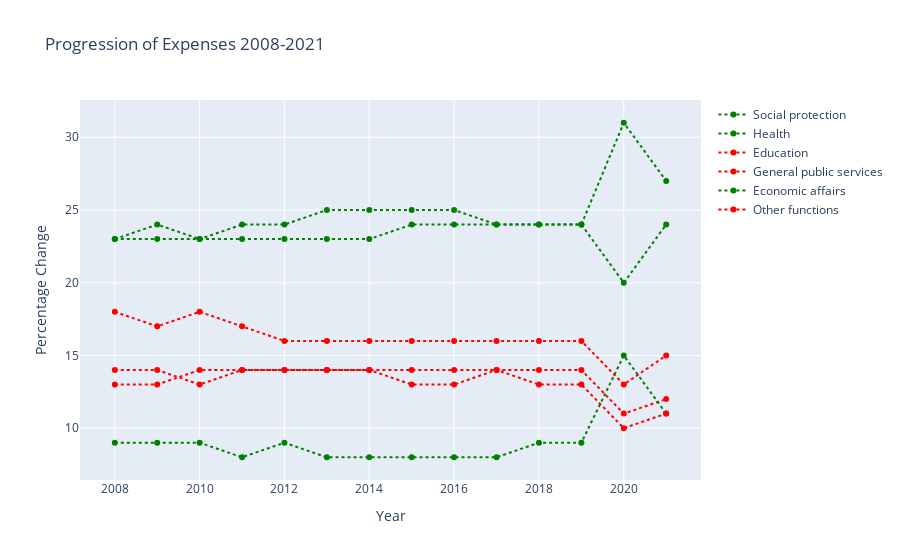

Notebook source saved alongside this figure:
### Markdown cell above
Now let's visualize these percent changes in the visualization below.

### Code cell
percentage_fig = go.Figure()

for col in columns:
    color = 'red' if overall_expenses[col + '_change'].iloc[1:].mean() < 0 else 'green'
    percentage_fig.add_trace(go.Scatter(
        x=overall_expenses['Year'],
        y=overall_expenses[col],
        mode='lines+markers',
        line=dict(dash='dot'),
        name=col,
        marker=dict(color=color),
        text=[f'{col}: {y:.2f}%<br>Change: {change:.2f}%' for y, change in zip(overall_expenses[col], overall_expenses[col + '_change'])],
        hoverinfo='text',
    ))

percentage_fig.update_layout(
    title="Progression of Expenses 2008-2021",
    xaxis=dict(title="Year"),
    yaxis=dict(title="Percentage Change"),
).show()

### Figure 1 — Plotly figure (JSON) as saved in the notebook; plotly's stock layout.template omitted (floating-point values rounded to 4 significant figures)
{"data": [{"hoverinfo": "text", "line": {"dash": "dot"}, "marker": {"color": "green"}, "mode": "lines+markers", "name": "Social protection", "text": ["Social protection: 23.00%<br>Change: 0.00%", "Social protection: 24.00%<br>Change: 1.00%", "Social protection: 23.00%<br>Change: -1.00%", "Social protection: 23.00%<br>Change: 0.00%", "Social protection: 23.00%<br>Change: 0.00%", "Social protection: 23.00%<br>Change: 0.00%", "Social protection: 23.00%<br>Change: 0.00%", "Social protection: 24.00%<br>Change: 1.00%", "Social protection: 24.00%<br>Change: 0.00%", "Social protection: 24.00%<br>Change: 0.00%", "Social protection: 24.00%<br>Change: 0.00%", "Social protection: 24.00%<br>Change: 0.00%", "Social protection: 31.00%<br>Change: 7.00%", "Social protection: 27.00%<br>Change: -4.00%"], "type": "scatter", "x": [2008, 2009, 2010, 2011, 2012, 2013, 2014, 2015, 2016, 2017, 2018, 2019, 2020, 2021], "y": [23, 24, 23, 23, 23, 23, 23, 24, 24, 24, 24, 24, 31, 27]}, {"hoverinfo": "text", "line": {"dash": "dot"}, "marker": {"color": "green"}, "mode": "lines+markers", "name": "Health", "text": ["Health: 23.00%<br>Change: 0.00%", "Health: 23.00%<br>Change: 0.00%", "Health: 23.00%<br>Change: 0.00%", "Health: 24.00%<br>Change: 1.00%", "Health: 24.00%<br>Change: 0.00%", "Health: 25.00%<br>Change: 1.00%", "Health: 25.00%<br>Change: 0.00%", "Health: 25.00%<br>Change: 0.00%", "Health: 25.00%<br>Change: 0.00%", "Health: 24.00%<br>Change: -1.00%", "Health: 24.00%<br>Change: 0.00%", "Health: 24.00%<br>Change: 0.00%", "Health: 20.00%<br>Change: -4.00%", "Health: 24.00%<br>Change: 4.00%"], "type": "scatter", "x": [2008, 2009, 2010, 2011, 2012, 2013, 2014, 2015, 2016, 2017, 2018, 2019, 2020, 2021], "y": [23, 23, 23, 24, 24, 25, 25, 25, 25, 24, 24, 24, 20, 24]}, {"hoverinfo": "text", "line": {"dash": "dot"}, "marker": {"color": "red"}, "mode": "lines+markers", "name": "Education", "text": ["Education: 13.00%<br>Change: 0.00%", "Education: 13.00%<br>Change: 0.00%", "Education: 14.00%<br>Change: 1.00%", "Education: 14.00%<br>Change: 0.00%", "Education: 14.00%<br>Change: 0.00%", "Education: 14.00%<br>Change: 0.00%", "Education: 14.00%<br>Change: 0.00%", "Education: 14.00%<br>Change: 0.00%", "Education: 14.00%<br>Change: 0.00%", "Education: 14.00%<br>Change: 0.00%", "Education: 14.00%<br>Change: 0.00%", "Education: 14.00%<br>Change: 0.00%", "Education: 11.00%<br>Change: -3.00%", "Education: 12.00%<br>Change: 1.00%"], "type": "scatter", "x": [2008, 2009, 2010, 2011, 2012, 2013, 2014, 2015, 2016, 2017, 2018, 2019, 2020, 2021], "y": [13, 13, 14, 14, 14, 14, 14, 14, 14, 14, 14, 14, 11, 12]}, {"hoverinfo": "text", "line": {"dash": "dot"}, "marker": {"color": "red"}, "mode": "lines+markers", "name": "General public services", "text": ["General public services: 18.00%<br>Change: 0.00%", "General public services: 17.00%<br>Change: -1.00%", "General public services: 18.00%<br>Change: 1.00%", "General public services: 17.00%<br>Change: -1.00%", "General public services: 16.00%<br>Change: -1.00%", "General public services: 16.00%<br>Change: 0.00%", "General public services: 16.00%<br>Change: 0.00%", "General public services: 16.00%<br>Change: 0.00%", "General public services: 16.00%<br>Change: 0.00%", "General public services: 16.00%<br>Change: 0.00%", "General public services: 16.00%<br>Change: 0.00%", "General public services: 16.00%<br>Change: 0.00%", "General public services: 13.00%<br>Change: -3.00%", "General public services: 15.00%<br>Change: 2.00%"], "type": "scatter", "x": [2008, 2009, 2010, 2011, 2012, 2013, 2014, 2015, 2016, 2017, 2018, 2019, 2020, 2021], "y": [18, 17, 18, 17, 16, 16, 16, 16, 16, 16, 16, 16, 13, 15]}, {"hoverinfo": "text", "line": {"dash": "dot"}, "marker": {"color": "green"}, "mode": "lines+markers", "name": "Economic affairs", "text": ["Economic affairs: 9.00%<br>Change: 0.00%", "Economic affairs: 9.00%<br>Change: 0.00%", "Economic affairs: 9.00%<br>Change: 0.00%", "Economic affairs: 8.00%<br>Change: -1.00%", "Economic affairs: 9.00%<br>Change: 1.00%", "Economic affairs: 8.00%<br>Change: -1.00%", "Economic affairs: 8.00%<br>Change: 0.00%", "Economic affairs: 8.00%<br>Change: 0.00%", "Economic affairs: 8.00%<br>Change: 0.00%", "Economic affairs: 8.00%<br>Change: 0.00%", "Economic affairs: 9.00%<br>Change: 1.00%", "Economic affairs: 9.00%<br>Change: 0.00%", "Economic affairs: 15.00%<br>Change: 6.00%", "Economic affairs: 11.00%<br>Change: -4.00%"], "type": "scatter", "x": [2008, 2009, 2010, 2011, 2012, 2013, 2014, 2015, 2016, 2017, 2018, 2019, 2020, 2021], "y": [9, 9, 9, 8, 9, 8, 8, 8, 8, 8, 9, 9, 15, 11]}, {"hoverinfo": "text", "line": {"dash": "dot"}, "marker": {"color": "red"}, "mode": "lines+markers", "name": "Other functions", "text": ["Other functions: 14.00%<br>Change: 0.00%", "Other functions: 14.00%<br>Change: 0.00%", "Other functions: 13.00%<br>Change: -1.00%", "Other functions: 14.00%<br>Change: 1.00%", "Other functions: 14.00%<br>Change: 0.00%", "Other functions: 14.00%<br>Change: 0.00%", "Other functions: 14.00%<br>Change: 0.00%", "Other functions: 13.00%<br>Change: -1.00%", "Other functions: 13.00%<br>Change: 0.00%", "Other functions: 14.00%<br>Change: 1.00%", "Other functions: 13.00%<br>Change: -1.00%", "Other functions: 13.00%<br>Change: 0.00%", "Other functions: 10.00%<br>Change: -3.00%", "Other functions: 11.00%<br>Change: 1.00%"], "type": "scatter", "x": [2008, 2009, 2010, 2011, 2012, 2013, 2014, 2015, 2016, 2017, 2018, 2019, 2020, 2021], "y": [14, 14, 13, 14, 14, 14, 14, 13, 13, 14, 13, 13, 10, 11]}], "layout": {"title": {"text": "Progression of Expenses 2008-2021"}, "xaxis": {"title": {"text": "Year"}}, "yaxis": {"title": {"text": "Percentage Change"}}}}
